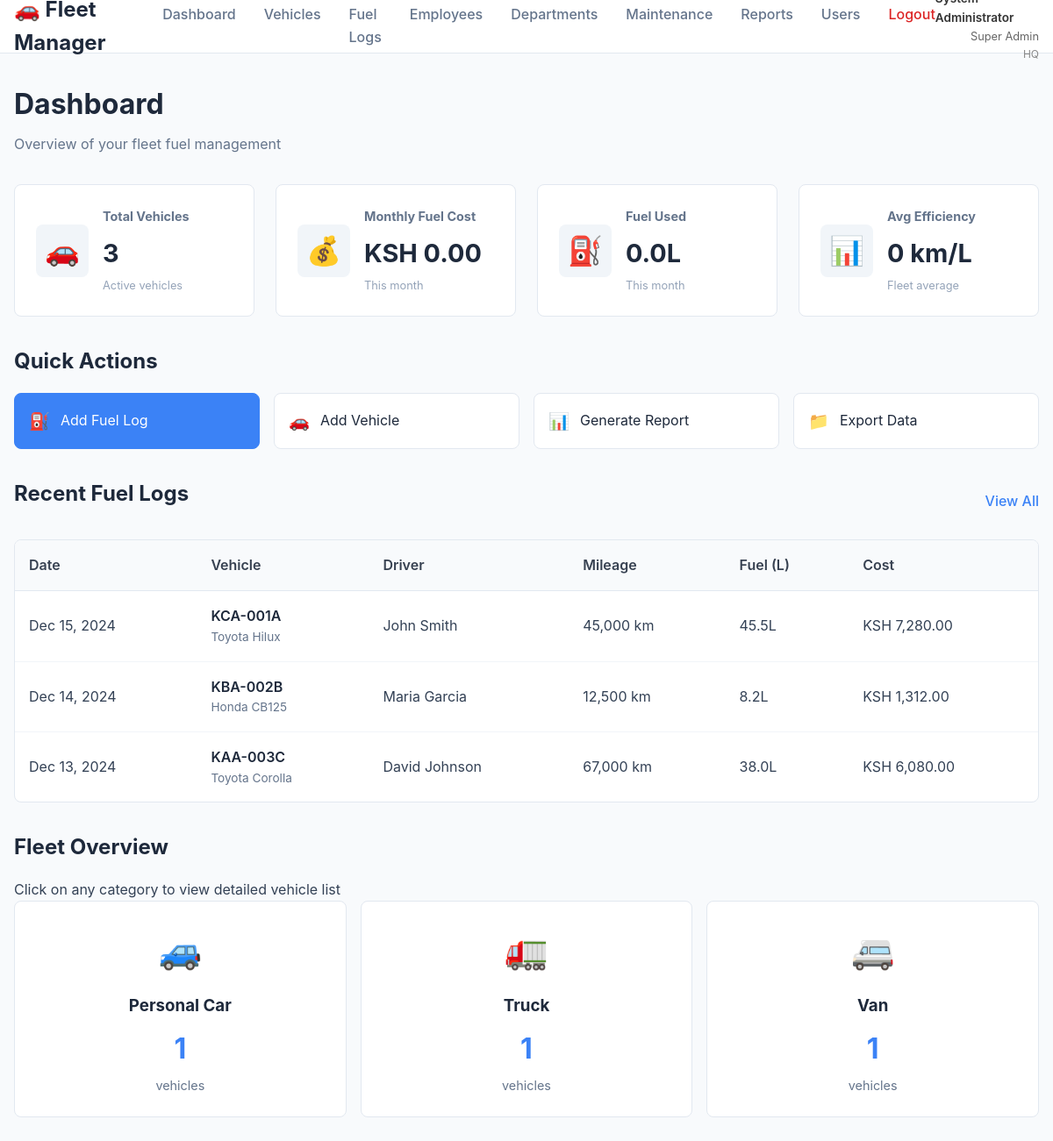
/dashboard.php (signed in), run on the app's committed database.
### tables this page shows
CREATE TABLE IF NOT EXISTS fuel_logs (
    id INT AUTO_INCREMENT PRIMARY KEY,
    vehicle_id INT NOT NULL,
    date DATE NOT NULL,
    mileage INT NOT NULL,
    fuel_quantity DECIMAL(8,2) NOT NULL,
    cost DECIMAL(10,2) NOT NULL,
    notes TEXT,
    created_at TIMESTAMP DEFAULT CURRENT_TIMESTAMP,
    FOREIGN KEY (vehicle_id) REFERENCES vehicles(id) ON DELETE CASCADE
);

CREATE TABLE IF NOT EXISTS vehicles (
    id INT AUTO_INCREMENT PRIMARY KEY,
    registration_number VARCHAR(20) NOT NULL UNIQUE,
    make VARCHAR(100) NOT NULL,
    model VARCHAR(100) NOT NULL,
    year INT NOT NULL,
    category_id INT NOT NULL,
    assigned_employee_id INT NULL,
    department VARCHAR(100) NOT NULL DEFAULT 'Transport',
    status ENUM('active', 'inactive', 'maintenance') DEFAULT 'active',
    current_mileage INT DEFAULT 0,
    created_at TIMESTAMP DEFAULT CURRENT_TIMESTAMP,
    FOREIGN KEY (category_id) REFERENCES vehicle_categories(id) ON DELETE RESTRICT,
    FOREIGN KEY (assigned_employee_id) REFERENCES employees(id) ON DELETE SET NULL
);

CREATE TABLE IF NOT EXISTS employees (
    id INT AUTO_INCREMENT PRIMARY KEY,
    name VARCHAR(255) NOT NULL,
    email VARCHAR(255) NOT NULL UNIQUE,
    phone VARCHAR(20),
    department VARCHAR(100),
    created_at TIMESTAMP DEFAULT CURRENT_TIMESTAMP
);

CREATE TABLE IF NOT EXISTS vehicle_categories (
    id INT AUTO_INCREMENT PRIMARY KEY,
    name VARCHAR(100) NOT NULL UNIQUE,
    description TEXT,
    created_at TIMESTAMP DEFAULT CURRENT_TIMESTAMP
);

### config.php (called while the page is built, shortened)
<?php
function hasPermission($permission) {
    $permissions = json_decode($_SESSION['permissions'], true);
    return isset($permissions[$permission]) && $permissions[$permission] === true;
}
function isSuperAdmin() {
    return isset($_SESSION['role_name']) && $_SESSION['role_name'] === 'Super Admin';
}
function canViewAllOffices() {
    return hasPermission('view_all_offices') || isSuperAdmin();
}
function formatCurrency($amount) {
    return 'KSH ' . number_format($amount, 2);
}
function formatDate($date) {
    return date('M j, Y', strtotime($date));
}
function getOfficeFilterSQL($tableAlias = '', $includeWhere = true) {
    if (canViewAllOffices()) {
        return '';
    }
    $prefix = $tableAlias ? $tableAlias . '.' : '';
    $condition = $prefix . "office_id = " . getUserOfficeId();
    return $includeWhere ? " WHERE $condition" : " AND $condition";
}
?>

### dashboard.php (the view, shortened to what this page needs)
<?php
require_once 'config.php';
try {
    $officeFilter = getOfficeFilterSQL('v', false);
    $sql = "SELECT COUNT(*) as total FROM vehicles v WHERE v.status = 'active'" . $officeFilter;
    $stmt = $pdo->query($sql);
    $totalVehicles = $stmt->fetch()['total'];
    $currentMonth = date('Y-m');
    $sql = "
        SELECT SUM(fl.cost) as total
        FROM fuel_logs fl
        JOIN vehicles v ON fl.vehicle_id = v.id
        WHERE DATE_FORMAT(fl.date, '%Y-%m') = ?" . $officeFilter;
    $stmt = $pdo->prepare($sql);
    $stmt->execute([$currentMonth]);
    $monthlyFuelCost = $stmt->fetch()['total'] ?? 0;
    $sql = "
        SELECT SUM(fl.fuel_quantity) as total
        FROM fuel_logs fl
        JOIN vehicles v ON fl.vehicle_id = v.id
        WHERE DATE_FORMAT(fl.date, '%Y-%m') = ?" . $officeFilter;
    $stmt = $pdo->prepare($sql);
    $stmt->execute([$currentMonth]);
    $totalFuelUsed = $stmt->fetch()['total'] ?? 0;
    $sql = "
        SELECT fl.*, v.registration_number, v.make, v.model, vc.name as category_name, e.name as driver_name
        FROM fuel_logs fl
        JOIN vehicles v ON fl.vehicle_id = v.id
        JOIN vehicle_categories vc ON v.category_id = vc.id
        LEFT JOIN employees e ON v.assigned_employee_id = e.id
        WHERE 1=1" . $officeFilter . "
        ORDER BY fl.date DESC
        LIMIT 5
    ";
    $stmt = $pdo->query($sql);
    $recentLogs = $stmt->fetchAll();
    $sql = "
        SELECT vc.name, vc.id, COUNT(v.id) as count
        FROM vehicle_categories vc
        LEFT JOIN vehicles v ON vc.id = v.category_id AND v.status = 'active'" . $officeFilter . "
        GROUP BY vc.id, vc.name
        ORDER BY vc.name
    ";
    $stmt = $pdo->query($sql);
    $vehiclesByCategory = $stmt->fetchAll();
} catch(PDOException $e) {
    $error = "Database error: " . $e->getMessage();
}
$avgEfficiency = $totalFuelUsed > 0 ? round(1000 / $totalFuelUsed, 2) : 0;
?>
<!DOCTYPE html>
<html lang="en">
<head>
    <link rel="stylesheet" href="styles.css">
</head>
<body>
    <?php include 'header.php'; ?>
    <div class="container">
        <div class="page-header">
            <h1>Dashboard</h1>
            <p>Overview of your fleet fuel management</p>
        </div>
        <div class="metrics-grid">
            <div class="metric-card">
                <div class="metric-icon">🚗</div>
                <div class="metric-content">
                    <h3>Total Vehicles</h3>
                    <div class="metric-value"><?php echo $totalVehicles; ?></div>
                    <div class="metric-label">Active vehicles</div>
                </div>
            </div>
            <div class="metric-card">
                <div class="metric-icon">💰</div>
                <div class="metric-content">
                    <h3>Monthly Fuel Cost</h3>
                    <div class="metric-value"><?php echo formatCurrency($monthlyFuelCost); ?></div>
                    <div class="metric-label">This month</div>
                </div>
            </div>
            <div class="metric-card">
                <div class="metric-icon">⛽</div>
                <div class="metric-content">
                    <h3>Fuel Used</h3>
                    <div class="metric-value"><?php echo number_format($totalFuelUsed, 1); ?>L</div>
                    <div class="metric-label">This month</div>
                </div>
            </div>
            <div class="metric-card">
                <div class="metric-icon">📊</div>
                <div class="metric-content">
                    <h3>Avg Efficiency</h3>
                    <div class="metric-value"><?php echo $avgEfficiency; ?> km/L</div>
                    <div class="metric-label">Fleet average</div>
                </div>
            </div>
        </div>
        <div class="section">
            <h2>Quick Actions</h2>
            <div class="quick-actions">
                <?php if (hasPermission('fuel_logs_edit')): ?>
                    <a href="add-fuel-log.php" class="action-btn primary">
                        <span class="btn-icon">⛽</span>
                        Add Fuel Log
                    </a>
                <?php endif; ?>
                <?php if (hasPermission('vehicles_edit')): ?>
                    <a href="add-vehicle.php" class="action-btn">
                        <span class="btn-icon">🚗</span>
                        Add Vehicle
                    </a>
                <?php endif; ?>
                <?php if (hasPermission('reports_view')): ?>
                    <a href="reports.php" class="action-btn">
                        <span class="btn-icon">📊</span>
                        Generate Report
                    </a>
                <?php endif; ?>
                <a href="export.php" class="action-btn">
                    <span class="btn-icon">📁</span>
                    Export Data
                </a>
            </div>
        </div>
        <div class="section">
            <div class="section-header">
                <h2>Recent Fuel Logs</h2>
                <?php if (hasPermission('fuel_logs_view')): ?>
                    <a href="fuel-logs.php" class="view-all-btn">View All</a>
                <?php endif; ?>
            </div>
            <div class="table-container">
                <table class="data-table">
                    <thead>
                        <tr>
                            <th>Date</th>
                            <th>Vehicle</th>
                            <th>Driver</th>
                            <th>Mileage</th>
                            <th>Fuel (L)</th>
                            <th>Cost</th>
                        </tr>
                    </thead>
                    <tbody>
                        <?php if (empty($recentLogs)): ?>
                            <tr>
                                <td colspan="6" class="no-data">No fuel logs found</td>
                            </tr>
                        <?php else: ?>
                            <?php foreach ($recentLogs as $log): ?>
                                <tr>
                                    <td><?php echo formatDate($log['date']); ?></td>
                                    <td>
                                        <div class="vehicle-info">
                                            <span class="registration"><?php echo htmlspecialchars($log['registration_number']); ?></span>
                                            <span class="vehicle-details"><?php echo htmlspecialchars($log['make'] . ' ' . $log['model']); ?></span>
                                        </div>
                                    </td>
                                    <td>
                                        <?php if ($log['driver_name']): ?>
                                            <span><?php echo htmlspecialchars($log['driver_name']); ?></span>
                                        <?php else: ?>
                                            <span class="driver-info">Unassigned</span>
                                        <?php endif; ?>
                                    </td>
                                    <td><?php echo number_format($log['mileage']); ?> km</td>
                                    <td><?php echo number_format($log['fuel_quantity'], 1); ?>L</td>
                                    <td><?php echo formatCurrency($log['cost']); ?></td>
                                </tr>
                            <?php endforeach; ?>
                        <?php endif; ?>
                    </tbody>
                </table>
            </div>
        </div>
        <div class="section">
            <h2>Fleet Overview</h2>
            <p>Click on any category to view detailed vehicle list</p>
            <div class="vehicle-overview">
                <?php foreach ($vehiclesByCategory as $category): ?>
                    <a href="vehicle-category.php?category_id=<?php echo $category['id']; ?>&category_name=<?php echo urlencode($category['name']); ?>" class="category-card">
                        <div class="category-icon">
                            <?php
                            $icons = [
                                'Car' => '🚗',
                                'Personal Car' => '🚙',
                                'Motorcycle' => '🏍️',
                                'Truck' => '🚛',
                                'Van' => '🚐'
                            ];
                            echo $icons[$category['name']] ?? '🚗';
                            ?>
                        </div>
                        <div class="category-content">
                            <h3><?php echo htmlspecialchars($category['name']); ?></h3>
                            <div class="category-count"><?php echo $category['count']; ?></div>
                            <div class="category-label">vehicles</div>
                        </div>
                    </a>
                <?php endforeach; ?>
            </div>
        </div>
    </div>
</body>
</html>

### data on the page
fuel_logs: date "Dec 15, 2024", vehicle.registration_number "KCA-001A", vehicle.model "Toyota Hilux", employees.name "John Smith", mileage "45,000", fuel_quantity "45.5", cost "KSH 7,280.00"
fuel_logs: date "Dec 14, 2024", vehicle.registration_number "KBA-002B", vehicle.model "Honda CB125", employees.name "Maria Garcia", mileage "12,500", fuel_quantity "8.2", cost "KSH 1,312.00"
fuel_logs: date "Dec 13, 2024", vehicle.registration_number "KAA-003C", vehicle.model "Toyota Corolla", employees.name "David Johnson", mileage "67,000", fuel_quantity "38.0", cost "KSH 6,080.00"
vehicle_categories: name "🚙", name "Personal Car", count "1"
vehicle_categories: name "🚛", name "Truck", count "1"
vehicle_categories: name "🚐", name "Van", count "1"

### other printed values
$_SESSION['role_name'] "Super Admin"
$_SESSION['office_name'] "HQ"
$totalVehicles "3"
formatCurrency($monthlyFuelCost) "KSH 0.00"
$totalFuelUsed "0.0"
$avgEfficiency "0"
